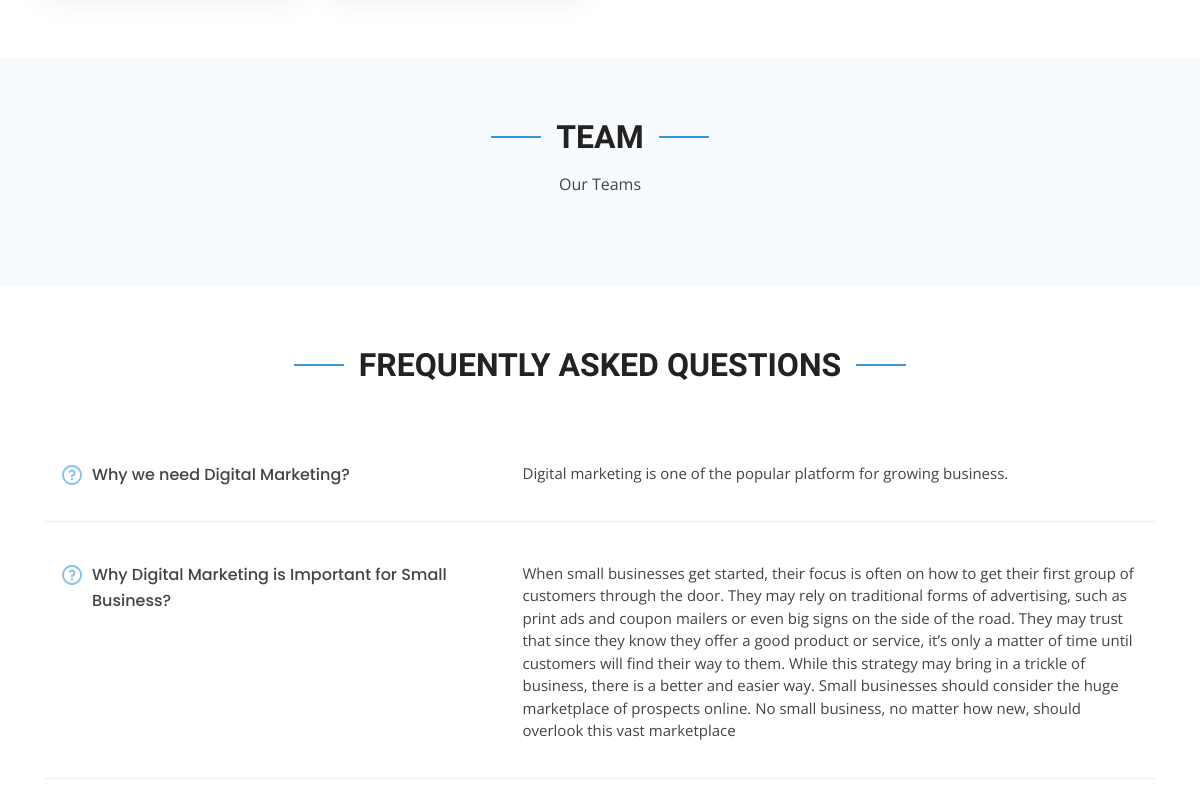
/ (middle part), run on an earlier commit of the app's database.
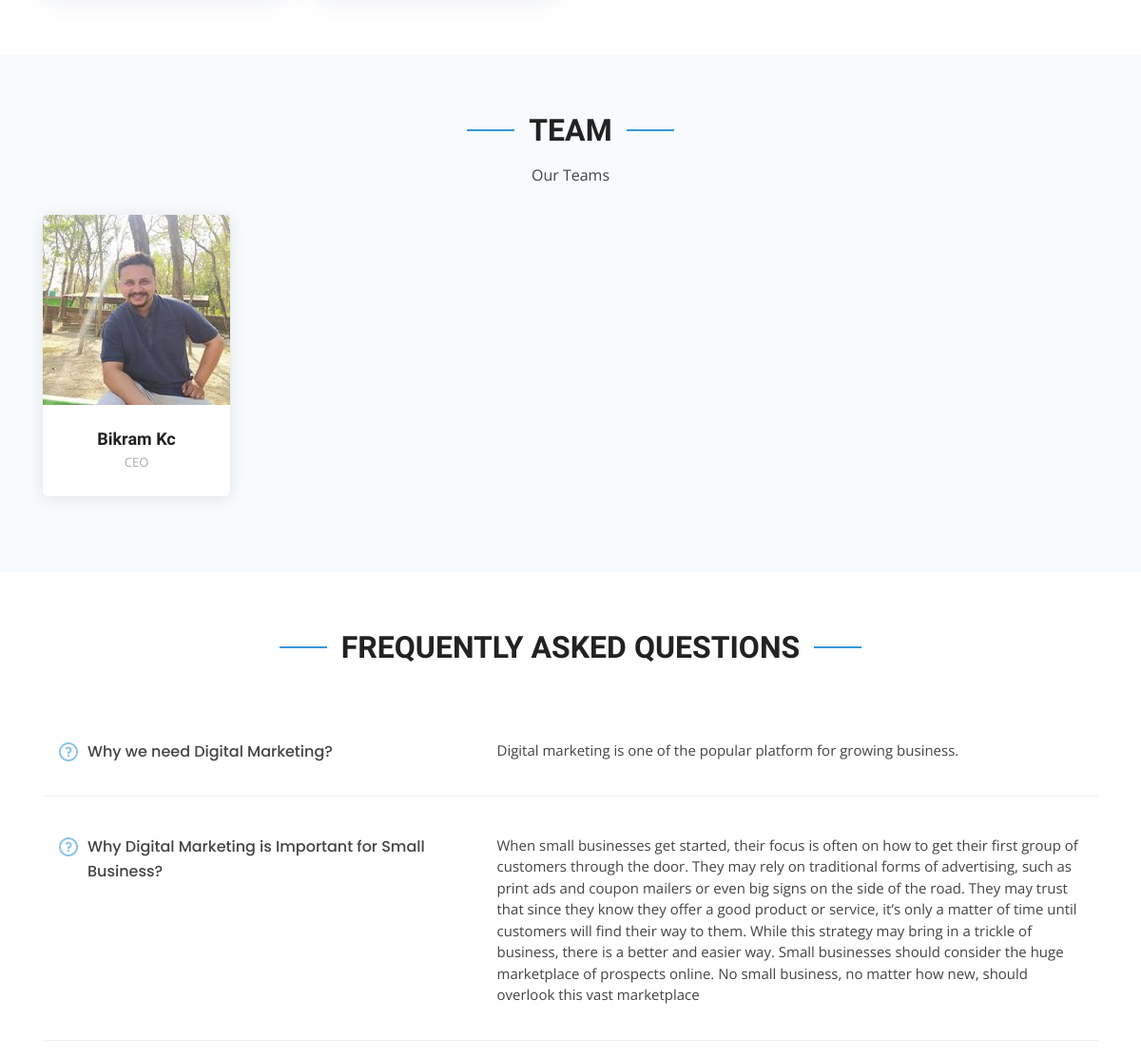
And on a later commit of the database.
### app/models.py (models this page shows, shortened)
class FAQ(models.Model):
    question = models.CharField(max_length=200)
    answer = models.TextField()
    def __str__(self):
        return self.question

class Team(models.Model):
    img = models.ImageField(upload_to='static/team/%Y/%m/%d', blank=True)
    name = models.CharField(max_length=50)
    profession = models.CharField(max_length=100)

### app/views.py (the view)
# urls.py: 2. Add a URL to urlpatterns:  path('', views.home, name='home')
def home(request):
    posts = Service.objects.all()
    fs = FAQ.objects.all()
    ts = Team.objects.all()
    if fs:
        print(fs)
    context = {"fs":fs, "posts":posts,'ts':ts}
    return render(request, "index.html", context)

### templates/index.html (shortened to what this page needs)
 {% extends 'base.html' %}
 {% load static %}
  {% block content %}
  <main id="main">
    <section id="services" class="services">
    </section>
     <section id="team" class="team section-bg">
      <div class="container">
        <div class="section-title" data-aos="fade-up">
          <h2>Team</h2>
          <p>Our Teams</p>
        </div>
        <div class="row">
          {% for ta in ts %}
          <div class="col-lg-3 col-md-6 d-flex align-items-stretch">
            <div class="member" data-aos="fade-up" data-aos-delay="100">
              <div class="member-img">
                <img src="{{ ta.img.url }}" class="img-fluid" alt="">
              </div>
              <div class="member-info">
                <h4>{{ ta.name }}</h4>
                <span>{{ ta.profession }}</span>
              </div>
            </div>
          </div>
          {% endfor %}
        </div>
      </div>
    </section>
    <section id="faq" class="faq">
      <div class="container">
        <div class="section-title" data-aos="fade-up">
          <h2>Frequently Asked Questions</h2>
        </div>
        {% for a in fs %}
        <div class="row faq-item d-flex align-items-stretch" data-aos="fade-up" data-aos-delay="100">
          <div class="col-lg-5">
            <i class="ri-question-line"></i>
            <h4>{{a.question}}</h4>
          </div>
          <div class="col-lg-7">
            <p>
               {{ a.answer }}
            </p>
          </div>
        </div>
        {% endfor %}
      </div>
    </section>
  </main>
 {% endblock content %}

### templates/base.html (shortened to what this page needs)
{% load static %}
<!DOCTYPE html>
<html lang="en">
<head>
  <link href="{% static 'assets/vendor/bootstrap/css/bootstrap.min.css'%}" rel="stylesheet">
  <link href="{% static 'assets/vendor/icofont/icofont.min.css'%}" rel="stylesheet">
  <link href="{% static 'assets/vendor/remixicon/remixicon.css'%}" rel="stylesheet">
  <link href="{% static 'assets/vendor/boxicons/css/boxicons.min.css'%}" rel="stylesheet">
  <link href="{% static 'assets/vendor/owl.carousel/assets/owl.carousel.min.css'%}" rel="stylesheet">
  <link href="{% static 'assets/vendor/venobox/venobox.css'%}" rel="stylesheet">
  <link href="{% static 'assets/vendor/aos/aos.css'%}" rel="stylesheet">
  <link href="{% static 'assets/css/style.css' %}" rel="stylesheet">
</head>
<body>
{% block content %}
{% endblock content %}
      </body>
      </html>

### static/assets/css/style.css (style rules this page uses)
body { font-family: "Open Sans", sans-serif; color: #444444; }
h1, h2, h3, h4, h5, h6 { font-family: "Raleway", sans-serif; }
section { padding: 60px 0; overflow: hidden; }
.section-bg { background-color: #f7fbfe; }
.section-title { text-align: center; padding-bottom: 30px; }
.section-title h2 { font-size: 32px; font-weight: bold; text-transform: uppercase; position: relative; color: #222222; }
.section-title h2::before, .section-title h2::after { content: ''; width: 50px; height: 2px; background: #3498db; display: inline-block; }
.section-title h2::before { margin: 0 15px 10px 0; }
.section-title h2::after { margin: 0 0 10px 15px; }
.section-title p { margin: 15px 0 0 0; }
.team .member { margin-bottom: 20px; overflow: hidden; text-align: center; border-radius: 5px; background: #fff; box-shadow: 0px 2px 15px rgba(0, 0, 0, 0.1); }
.team .member .member-img { position: relative; overflow: hidden; }
.team .member .member-info { padding: 25px 15px; }
.team .member .member-info h4 { font-weight: 700; margin-bottom: 5px; font-size: 18px; color: #222222; }
.team .member .member-info span { display: block; font-size: 13px; font-weight: 400; color: #aaaaaa; }
.faq .faq-item { margin: 20px 0; padding: 20px 0; border-bottom: 1px solid #eeeeee; }
.faq .faq-item i { color: #8bc4ea; font-size: 24px; float: left; line-height: 0; padding: 13px 0 0 0; margin: 0; }
.faq .faq-item h4 { font-size: 16px; line-height: 26px; font-weight: 500; margin: 0 0 10px 32px; font-family: "Poppins", sans-serif; }
.faq .faq-item p { font-size: 15px; }

What changed in the data, as far as the page shows it:
added Team: img (picture), name "Bikram Kc", profession "CEO"
